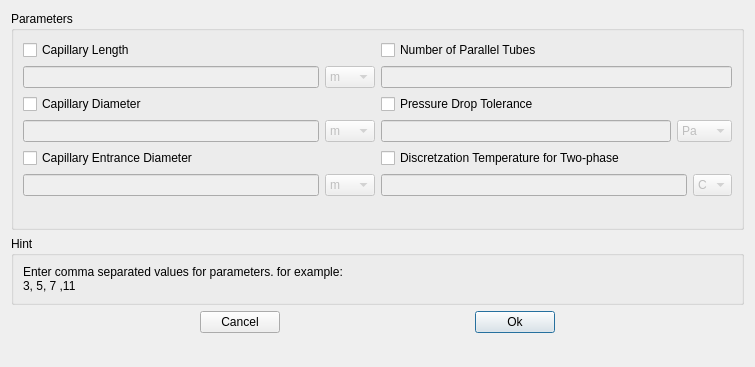
<?xml version="1.0" encoding="UTF-8"?>
<ui version="4.0">
 <class>Form</class>
 <widget class="QWidget" name="Form">
  <property name="geometry">
   <rect>
    <x>0</x>
    <y>0</y>
    <width>755</width>
    <height>367</height>
   </rect>
  </property>
  <property name="windowTitle">
   <string>Capillary Tube Parametric Study</string>
  </property>
  <layout class="QVBoxLayout" name="verticalLayout_6">
   <item>
    <widget class="QGroupBox" name="groupBox">
     <property name="title">
      <string>Parameters</string>
     </property>
     <layout class="QHBoxLayout" name="horizontalLayout_2">
      <item>
       <layout class="QVBoxLayout" name="verticalLayout_2">
        <item>
         <layout class="QVBoxLayout" name="verticalLayout_14">
          <item>
           <widget class="QCheckBox" name="capillary_length_check">
            <property name="text">
             <string>Capillary Length</string>
            </property>
           </widget>
          </item>
          <item>
           <layout class="QHBoxLayout" name="horizontalLayout_14">
            <item>
             <widget class="QLineEdit" name="capillary_length">
              <property name="enabled">
               <bool>false</bool>
              </property>
             </widget>
            </item>
            <item>
             <widget class="QComboBox" name="capillary_length_unit">
              <property name="enabled">
               <bool>false</bool>
              </property>
              <item>
               <property name="text">
                <string>m</string>
               </property>
              </item>
              <item>
               <property name="text">
                <string>cm</string>
               </property>
              </item>
              <item>
               <property name="text">
                <string>mm</string>
               </property>
              </item>
              <item>
               <property name="text">
                <string>ft</string>
               </property>
              </item>
              <item>
               <property name="text">
                <string>in</string>
               </property>
              </item>
             </widget>
            </item>
           </layout>
          </item>
         </layout>
        </item>
        <item>
         <layout class="QVBoxLayout" name="verticalLayout_17">
          <item>
           <widget class="QCheckBox" name="capillary_D_check">
            <property name="text">
             <string>Capillary Diameter</string>
            </property>
           </widget>
          </item>
          <item>
           <layout class="QHBoxLayout" name="horizontalLayout_17">
            <item>
             <widget class="QLineEdit" name="capillary_D">
              <property name="enabled">
               <bool>false</bool>
              </property>
             </widget>
            </item>
            <item>
             <widget class="QComboBox" name="capillary_D_unit">
              <property name="enabled">
               <bool>false</bool>
              </property>
              <item>
               <property name="text">
                <string>m</string>
               </property>
              </item>
              <item>
               <property name="text">
                <string>cm</string>
               </property>
              </item>
              <item>
               <property name="text">
                <string>mm</string>
               </property>
              </item>
              <item>
               <property name="text">
                <string>ft</string>
               </property>
              </item>
              <item>
               <property name="text">
                <string>in</string>
               </property>
              </item>
             </widget>
            </item>
           </layout>
          </item>
         </layout>
        </item>
        <item>
         <layout class="QVBoxLayout" name="verticalLayout_18">
          <item>
           <widget class="QCheckBox" name="Capillary_entrance_D_check">
            <property name="text">
             <string>Capillary Entrance Diameter</string>
            </property>
           </widget>
          </item>
          <item>
           <layout class="QHBoxLayout" name="horizontalLayout_18">
            <item>
             <widget class="QLineEdit" name="Capillary_entrance_D">
              <property name="enabled">
               <bool>false</bool>
              </property>
             </widget>
            </item>
            <item>
             <widget class="QComboBox" name="Capillary_entrance_D_unit">
              <property name="enabled">
               <bool>false</bool>
              </property>
              <item>
               <property name="text">
                <string>m</string>
               </property>
              </item>
              <item>
               <property name="text">
                <string>cm</string>
               </property>
              </item>
              <item>
               <property name="text">
                <string>mm</string>
               </property>
              </item>
              <item>
               <property name="text">
                <string>ft</string>
               </property>
              </item>
              <item>
               <property name="text">
                <string>in</string>
               </property>
              </item>
             </widget>
            </item>
           </layout>
          </item>
         </layout>
        </item>
        <item>
         <spacer name="verticalSpacer_2">
          <property name="orientation">
           <enum>Qt::Vertical</enum>
          </property>
          <property name="sizeHint" stdset="0">
           <size>
            <width>20</width>
            <height>40</height>
           </size>
          </property>
         </spacer>
        </item>
       </layout>
      </item>
      <item>
       <layout class="QVBoxLayout" name="verticalLayout_5">
        <item>
         <layout class="QVBoxLayout" name="verticalLayout_19">
          <item>
           <widget class="QCheckBox" name="Capillary_N_tubes_check">
            <property name="text">
             <string>Number of Parallel Tubes</string>
            </property>
           </widget>
          </item>
          <item>
           <layout class="QHBoxLayout" name="horizontalLayout_19">
            <item>
             <widget class="QLineEdit" name="Capillary_N_tubes">
              <property name="enabled">
               <bool>false</bool>
              </property>
             </widget>
            </item>
           </layout>
          </item>
         </layout>
        </item>
        <item>
         <layout class="QVBoxLayout" name="verticalLayout_20">
          <item>
           <widget class="QCheckBox" name="Capillary_DP_tolerance_check">
            <property name="text">
             <string>Pressure Drop Tolerance</string>
            </property>
           </widget>
          </item>
          <item>
           <layout class="QHBoxLayout" name="horizontalLayout_20">
            <item>
             <widget class="QLineEdit" name="Capillary_DP_tolerance">
              <property name="enabled">
               <bool>false</bool>
              </property>
             </widget>
            </item>
            <item>
             <widget class="QComboBox" name="Capillary_DP_tolerance_unit">
              <property name="enabled">
               <bool>false</bool>
              </property>
              <item>
               <property name="text">
                <string>Pa</string>
               </property>
              </item>
              <item>
               <property name="text">
                <string>kPa</string>
               </property>
              </item>
              <item>
               <property name="text">
                <string>MPa</string>
               </property>
              </item>
              <item>
               <property name="text">
                <string>bar</string>
               </property>
              </item>
              <item>
               <property name="text">
                <string>atm</string>
               </property>
              </item>
              <item>
               <property name="text">
                <string>psi</string>
               </property>
              </item>
             </widget>
            </item>
           </layout>
          </item>
         </layout>
        </item>
        <item>
         <layout class="QVBoxLayout" name="verticalLayout_21">
          <item>
           <widget class="QCheckBox" name="Capillary_DT_check">
            <property name="text">
             <string>Discretzation Temperature for Two-phase</string>
            </property>
           </widget>
          </item>
          <item>
           <layout class="QHBoxLayout" name="horizontalLayout_21">
            <item>
             <widget class="QLineEdit" name="Capillary_DT">
              <property name="enabled">
               <bool>false</bool>
              </property>
             </widget>
            </item>
            <item>
             <widget class="QComboBox" name="Capillary_DT_unit">
              <property name="enabled">
               <bool>false</bool>
              </property>
              <item>
               <property name="text">
                <string>C</string>
               </property>
              </item>
              <item>
               <property name="text">
                <string>F</string>
               </property>
              </item>
             </widget>
            </item>
           </layout>
          </item>
         </layout>
        </item>
        <item>
         <spacer name="verticalSpacer_3">
          <property name="orientation">
           <enum>Qt::Vertical</enum>
          </property>
          <property name="sizeHint" stdset="0">
           <size>
            <width>20</width>
            <height>40</height>
           </size>
          </property>
         </spacer>
        </item>
       </layout>
      </item>
     </layout>
    </widget>
   </item>
   <item>
    <widget class="QGroupBox" name="groupBox_2">
     <property name="title">
      <string>Hint</string>
     </property>
     <layout class="QVBoxLayout" name="verticalLayout_3">
      <item>
       <widget class="QLabel" name="label">
        <property name="text">
         <string>&lt;html&gt;&lt;head/&gt;&lt;body&gt;&lt;p&gt;Enter comma separated values for parameters. for example:&lt;br&gt;3, 5, 7 ,11&lt;/p&gt;&lt;/body&gt;&lt;/html&gt;</string>
        </property>
       </widget>
      </item>
     </layout>
    </widget>
   </item>
   <item>
    <layout class="QHBoxLayout" name="horizontalLayout">
     <item>
      <spacer name="horizontalSpacer">
       <property name="orientation">
        <enum>Qt::Horizontal</enum>
       </property>
       <property name="sizeHint" stdset="0">
        <size>
         <width>40</width>
         <height>20</height>
        </size>
       </property>
      </spacer>
     </item>
     <item>
      <widget class="QPushButton" name="cancel_button">
       <property name="text">
        <string>Cancel</string>
       </property>
      </widget>
     </item>
     <item>
      <spacer name="horizontalSpacer_2">
       <property name="orientation">
        <enum>Qt::Horizontal</enum>
       </property>
       <property name="sizeHint" stdset="0">
        <size>
         <width>40</width>
         <height>20</height>
        </size>
       </property>
      </spacer>
     </item>
     <item>
      <widget class="QPushButton" name="ok_button">
       <property name="text">
        <string>Ok</string>
       </property>
       <property name="default">
        <bool>true</bool>
       </property>
      </widget>
     </item>
     <item>
      <spacer name="horizontalSpacer_3">
       <property name="orientation">
        <enum>Qt::Horizontal</enum>
       </property>
       <property name="sizeHint" stdset="0">
        <size>
         <width>40</width>
         <height>20</height>
        </size>
       </property>
      </spacer>
     </item>
    </layout>
   </item>
   <item>
    <spacer name="verticalSpacer">
     <property name="orientation">
      <enum>Qt::Vertical</enum>
     </property>
     <property name="sizeHint" stdset="0">
      <size>
       <width>20</width>
       <height>40</height>
      </size>
     </property>
    </spacer>
   </item>
  </layout>
 </widget>
 <resources/>
 <connections/>
</ui>
